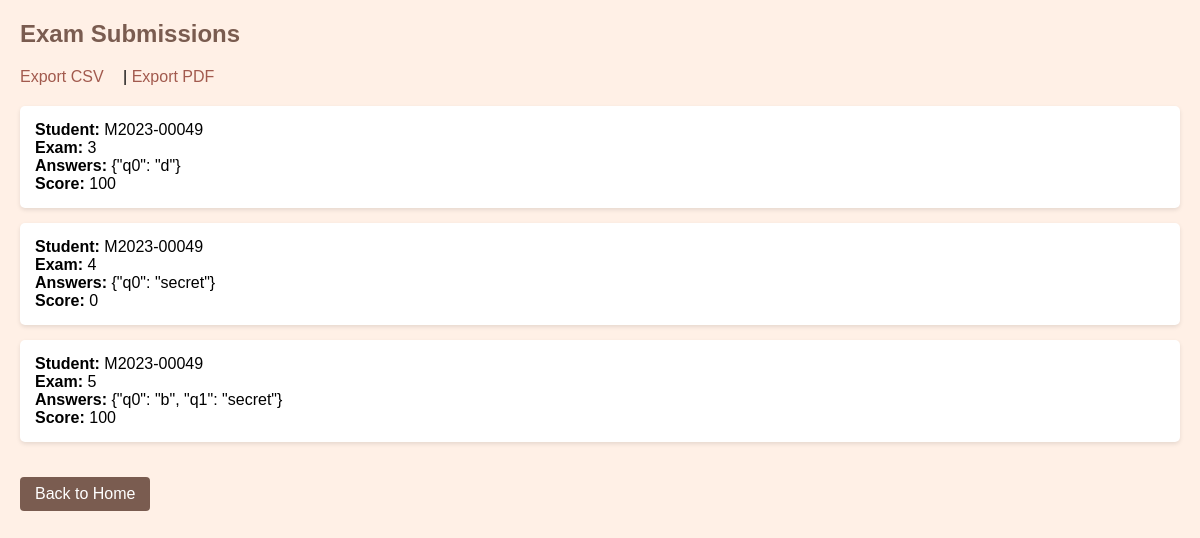
Page /admin/exam_submissions (signed in) on the committed database.
### tables this page shows
CREATE TABLE exam_responses (
    id INTEGER PRIMARY KEY AUTOINCREMENT,
    student_number TEXT,
    exam_id INTEGER,
    answers TEXT,
    score INTEGER,
    FOREIGN KEY (exam_id) REFERENCES exams(id)
);

### app.py (the view)
@app.route('/admin/exam_submissions')
def admin_exam_submissions():
    if session.get('role') != 'admin':
        return redirect('/')
    with sqlite3.connect(DB_NAME) as conn:
        conn.row_factory = sqlite3.Row
        cursor = conn.cursor()
        cursor.execute("PRAGMA table_info(exam_responses)")
        columns = cursor.fetchall()
        column_names = [col['name'] for col in columns]
        print("Exam responses table columns:", column_names)
        cursor.execute("SELECT * FROM exam_responses")
        records = cursor.fetchall()
        if records:
            print("First record keys:", records[0].keys())
    return render_template('exam_responses.html', records=records)

### templates/exam_responses.html (shortened to what this page needs)
<!DOCTYPE html>
<html>
<head>
</head>
<body>
    <h2>Exam Submissions</h2>
    <div class="nav-links">
        <a href="{{ url_for('admin_export_exam_results_csv') }}">Export CSV</a> |
        <a href="{{ url_for('admin_export_exam_results_pdf') }}">Export PDF</a>
    </div>
    {% for row in records %}
        <div class="submission">
            <b>Student:</b> {{ row[1] }} <br>
            <b>Exam:</b> {{ row[2] }} <br>
            <b>Answers:</b> {{ row[3] }} <br>
            <b>Score:</b> {{ row[4] if row[4] is not none else 'Ungraded' }} <br>
        </div>
    {% else %}
        <p class="no-submissions">No exam submissions yet.</p>
    {% endfor %}
    <a href="{{ url_for('admin_home') }}" class="back-button">Back to Home</a>
</body>
</html>

### templates/exam_responses.html (style rules this page uses)
body { background: #fff0e6; font-family: Arial, sans-serif; margin: 20px; }
h2 { color: #7a5c50; }
.submission { background: white; padding: 15px; margin-bottom: 15px; border-radius: 5px; box-shadow: 0 2px 4px rgba(0,0,0,0.1); }
.nav-links { margin-bottom: 20px; }
.nav-links a { color: #a25a4e; text-decoration: none; margin-right: 15px; }
.back-button { display: inline-block; margin-top: 20px; background: #7a5c50; color: white; padding: 8px 15px; border-radius: 4px; text-decoration: none; }

### rows in the picture
exam_responses: student_number "M2023-00049", exam "3", answers "{\"q0\": \"d\"}", score "100"
exam_responses: student_number "M2023-00049", exam "4", answers "{\"q0\": \"secret\"}", score "0"
exam_responses: student_number "M2023-00049", exam "5", answers "{\"q0\": \"b\", \"q1\": \"secret\"}", score "100"
